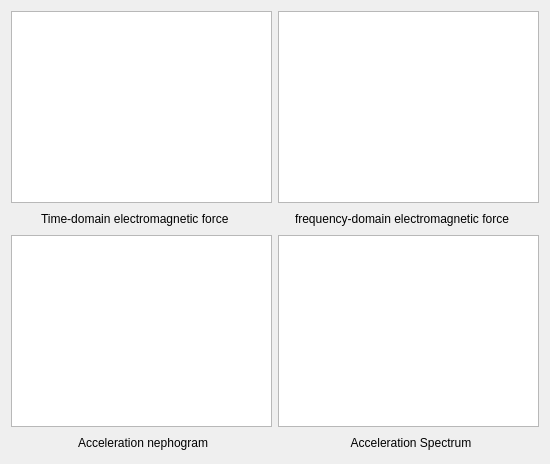
           <widget class="QWidget" name="tab_21">
            <attribute name="title">
             <string>页</string>
            </attribute>
            <layout class="QVBoxLayout" name="verticalLayout_37">
             <item>
              <layout class="QVBoxLayout" name="verticalLayout_35">
               <item>
                <layout class="QHBoxLayout" name="horizontalLayout_93">
                 <item>
                  <widget class="PlotWidget" name="graphicsView9"/>
                 </item>
                 <item>
                  <widget class="PlotWidget" name="graphicsView10"/>
                 </item>
                </layout>
               </item>
               <item>
                <layout class="QHBoxLayout" name="horizontalLayout_94" stretch="2,0,4,0,2">
                 <item>
                  <spacer name="horizontalSpacer_104">
                   <property name="orientation">
                    <enum>Qt::Horizontal</enum>
                   </property>
                   <property name="sizeHint" stdset="0">
                    <size>
                     <width>40</width>
                     <height>20</height>
                    </size>
                   </property>
                  </spacer>
                 </item>
                 <item>
                  <widget class="QLabel" name="label_69">
                   <property name="sizePolicy">
                    <sizepolicy hsizetype="Preferred" vsizetype="Preferred">
                     <horstretch>0</horstretch>
                     <verstretch>0</verstretch>
                    </sizepolicy>
                   </property>
                   <property name="text">
                    <string>Time-domain electromagnetic force</string>
                   </property>
                   <property name="textFormat">
                    <enum>Qt::AutoText</enum>
                   </property>
                  </widget>
                 </item>
                 <item>
                  <spacer name="horizontalSpacer_105">
                   <property name="orientation">
                    <enum>Qt::Horizontal</enum>
                   </property>
                   <property name="sizeHint" stdset="0">
                    <size>
                     <width>40</width>
                     <height>20</height>
                    </size>
                   </property>
                  </spacer>
                 </item>
                 <item>
                  <widget class="QLabel" name="label_92">
                   <property name="text">
                    <string>frequency-domain electromagnetic force</string>
                   </property>
                  </widget>
                 </item>
                 <item>
                  <spacer name="horizontalSpacer_106">
                   <property name="orientation">
                    <enum>Qt::Horizontal</enum>
                   </property>
                   <property name="sizeHint" stdset="0">
                    <size>
                     <width>40</width>
                     <height>20</height>
                    </size>
                   </property>
                  </spacer>
                 </item>
                </layout>
               </item>
              </layout>
             </item>
             <item>
              <layout class="QVBoxLayout" name="verticalLayout_36" stretch="10,1">
               <item>
                <layout class="QHBoxLayout" name="horizontalLayout_95">
                 <item>
                  <widget class="PlotWidget" name="graphicsView11"/>
                 </item>
                 <item>
                  <widget class="PlotWidget" name="graphicsView_9"/>
                 </item>
                </layout>
               </item>
               <item>
                <layout class="QHBoxLayout" name="horizontalLayout_96" stretch="2,2,4,2,2">
                 <item>
                  <spacer name="horizontalSpacer_107">
                   <property name="orientation">
                    <enum>Qt::Horizontal</enum>
                   </property>
                   <property name="sizeHint" stdset="0">
                    <size>
                     <width>40</width>
                     <height>20</height>
                    </size>
                   </property>
                  </spacer>
                 </item>
                 <item>
                  <widget class="QLabel" name="label_93">
                   <property name="sizePolicy">
                    <sizepolicy hsizetype="Preferred" vsizetype="Preferred">
                     <horstretch>0</horstretch>
                     <verstretch>0</verstretch>
                    </sizepolicy>
                   </property>
                   <property name="text">
                    <string>Acceleration nephogram</string>
                   </property>
                   <property name="textFormat">
                    <enum>Qt::AutoText</enum>
                   </property>
                  </widget>
                 </item>
                 <item>
                  <spacer name="horizontalSpacer_108">
                   <property name="orientation">
                    <enum>Qt::Horizontal</enum>
                   </property>
                   <property name="sizeHint" stdset="0">
                    <size>
                     <width>40</width>
                     <height>20</height>
                    </size>
                   </property>
                  </spacer>
                 </item>
                 <item>
                  <widget class="QLabel" name="label_94">
                   <property name="text">
                    <string> Acceleration Spectrum</string>
                   </property>
                  </widget>
                 </item>
                 <item>
                  <spacer name="horizontalSpacer_109">
                   <property name="orientation">
                    <enum>Qt::Horizontal</enum>
                   </property>
                   <property name="sizeHint" stdset="0">
                    <size>
                     <width>40</width>
                     <height>20</height>
                    </size>
                   </property>
                  </spacer>
                 </item>
                </layout>
               </item>
              </layout>
             </item>
            </layout>
           </widget>
